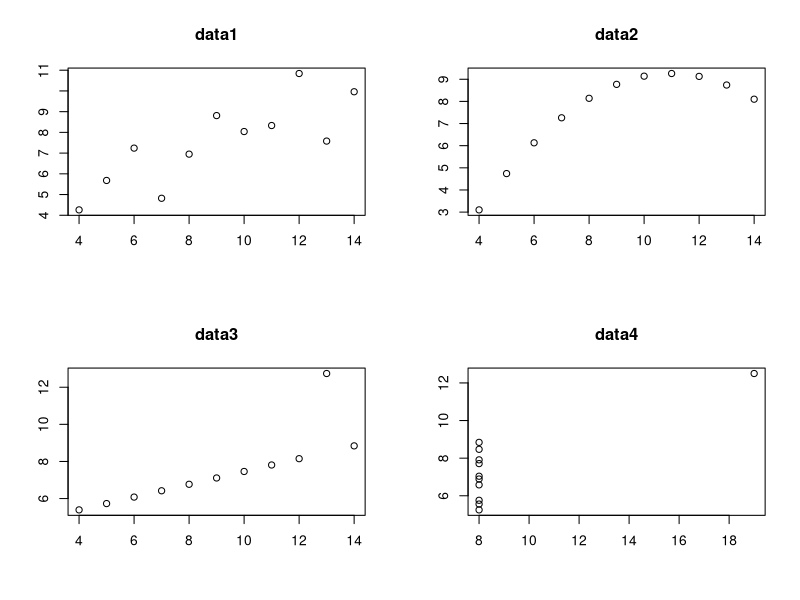
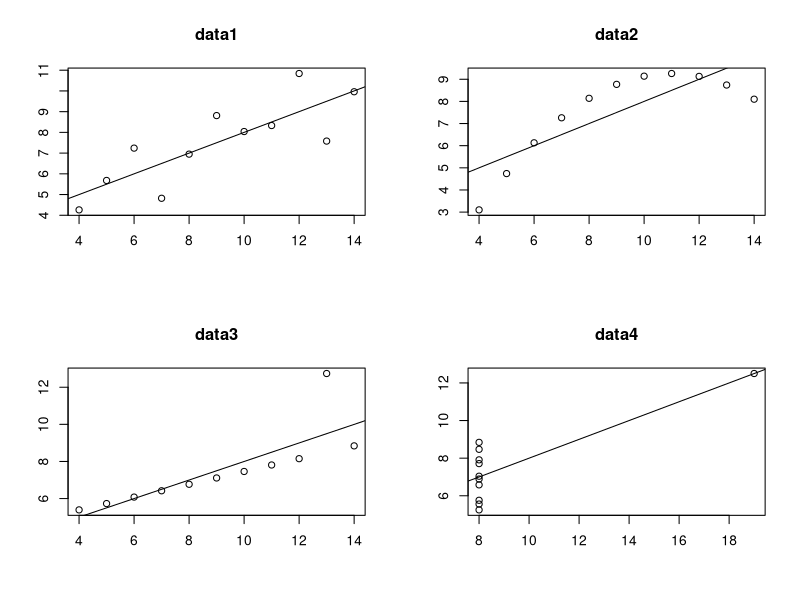
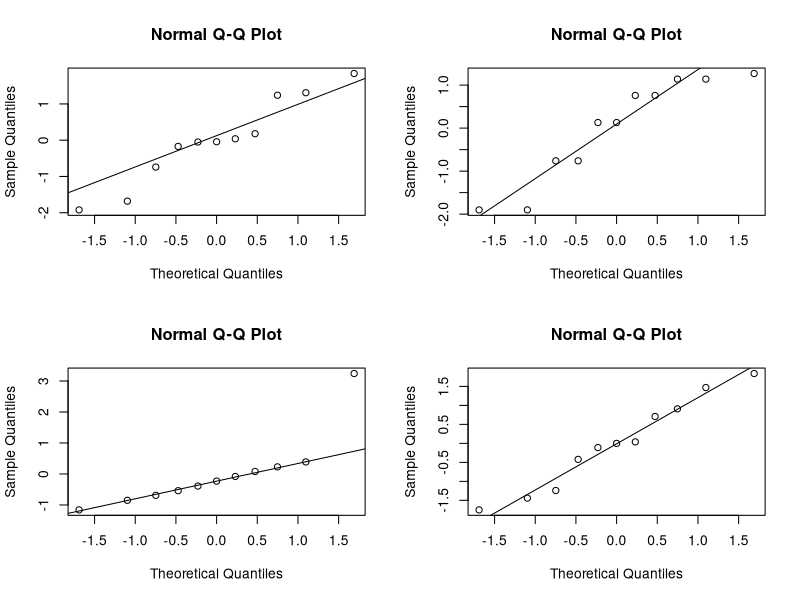
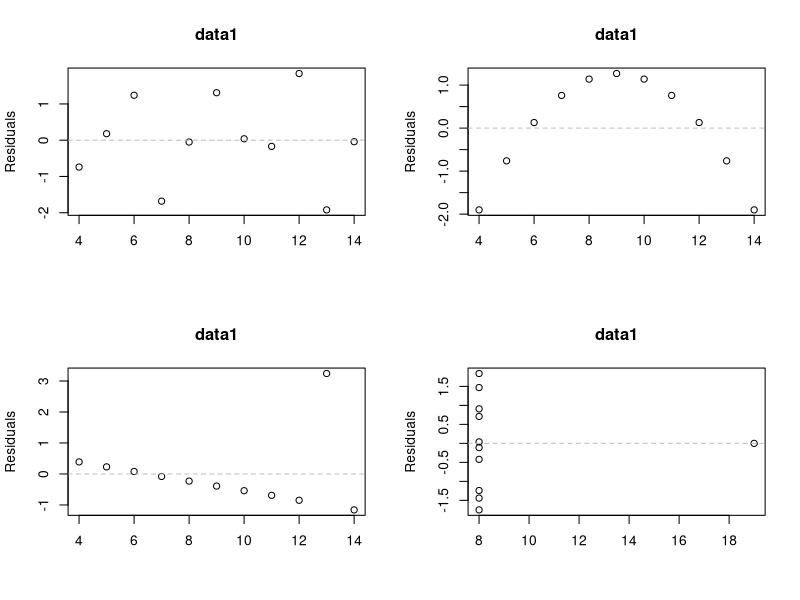

Write R code to recreate these figures, in order.
## ---- chunk 1
# Initial data
options(digits=2)
data1 <- data.frame(x=c(10,8,13,9,11,14,6,4,12,7,5),
                    y=c(8.04,6.95,7.58,8.81,8.33,9.96,7.24,4.26,10.84,4.82,5.68))
data2 <- data.frame(x=c(10,8,13,9,11,14,6,4,12,7,5),
                    y=c(9.14,8.14,8.74,8.77,9.26,8.1,6.13,3.1,9.13,7.26,4.74))
data3 <- data.frame(x=c(10,8,13,9,11,14,6,4,12,7,5),
                    y=c(7.46,6.77,12.74,7.11,7.81,8.84,6.08,5.39,8.15,6.42,5.73))
data4 <- data.frame(x=c(8,8,8,8,8,8,8,19,8,8,8),
                    y=c(6.58,5.76,7.71,8.84,8.47,7.04,5.25,12.5,5.56,7.91,6.89))

# Create data frame to hold results
stat <- data.frame(Object=c("data1", "data2", "data3", "data4"),
                   Mean_X=c(0, 0, 0, 0), Mean_Y=c(0, 0, 0, 0),
                   Median_X=c(0, 0, 0, 0), Median_Y=c(0, 0, 0, 0),
                   SD_X=c(0, 0, 0, 0), SD_Y=c(0, 0, 0, 0), 
                   Correlation=c(0, 0, 0, 0))

# Calculate means
stat$Mean_X[1] <- mean(data1$x)
stat$Mean_X[2] <- mean(data2$x)
stat$Mean_X[3] <- mean(data3$x)
stat$Mean_X[4] <- mean(data4$x)
stat$Mean_Y[1] <- mean(data1$y)
stat$Mean_Y[2] <- mean(data2$y)
stat$Mean_Y[3] <- mean(data3$y)
stat$Mean_Y[4] <- mean(data4$y)

# Calculate medians
stat$Median_X[1] <- median(data1$x)
stat$Median_X[2] <- median(data2$x)
stat$Median_X[3] <- median(data3$x)
stat$Median_X[4] <- median(data4$x)
stat$Median_Y[1] <- median(data1$y)
stat$Median_Y[2] <- median(data2$y)
stat$Median_Y[3] <- median(data3$y)
stat$Median_Y[4] <- median(data4$y)

# Calculate standard deviations
stat$SD_X[1] <- sd(data1$x)
stat$SD_X[2] <- sd(data2$x)
stat$SD_X[3] <- sd(data3$x)
stat$SD_X[4] <- sd(data4$x)
stat$SD_Y[1] <- sd(data1$y)
stat$SD_Y[2] <- sd(data2$y)
stat$SD_Y[3] <- sd(data3$y)
stat$SD_Y[4] <- sd(data4$y)
## ---- chunk 2
knitr::kable(stat[, 1:7])
## ---- chunk 3
# Calculate correlation
stat$Correlation[1] <- sum((data1$x - stat$Mean_X[1]) * (data1$y - stat$Mean_Y[1])) / 
  sqrt(sum((data1$x - stat$Mean_X[1])^2) * sum((data1$y - stat$Mean_Y[1])^2))
stat$Correlation[2] <- sum((data2$x - stat$Mean_X[2]) * (data2$y - stat$Mean_Y[2])) / 
  sqrt(sum((data2$x - stat$Mean_X[2])^2) * sum((data2$y - stat$Mean_Y[2])^2))
stat$Correlation[3] <- sum((data3$x - stat$Mean_X[3]) * (data3$y - stat$Mean_Y[3])) / 
  sqrt(sum((data3$x - stat$Mean_X[3])^2) * sum((data3$y - stat$Mean_Y[3])^2))
stat$Correlation[4] <- sum((data4$x - stat$Mean_X[4]) * (data4$y - stat$Mean_Y[4])) / 
  sqrt(sum((data4$x - stat$Mean_X[4])^2) * sum((data4$y - stat$Mean_Y[4])^2))

# Alternatively, this could've been computated as 
# cor(data1$x, data1$y)
## ---- chunk 4
knitr::kable(stat[, c(1, 8)])
## ---- chunk 5
par(mfrow=c(2,2))
plot(data1$x, data1$y, xlab = "", ylab = "", main = "data1")
plot(data2$x, data2$y, xlab = "", ylab = "", main = "data2")
plot(data3$x, data3$y, xlab = "", ylab = "", main = "data3")
plot(data4$x, data4$y, xlab = "", ylab = "", main = "data4")
## ---- chunk 6
# Build linear regression model for each data set
l1 <- lm(y ~ x, data = data1)
l2 <- lm(y ~ x, data = data2)
l3 <- lm(y ~ x, data = data3)
l4 <- lm(y ~ x, data = data4)

coefficients <- rbind(l1$coefficients, l2$coefficients, 
                      l3$coefficients, l4$coefficients)
rownames(coefficients) <- c("data1", "data2", "data3", "data4")

coefficients
## ---- chunk 7
par(mfrow=c(2,2))
plot(data1$x, data1$y, xlab = "", ylab = "", main = "data1")
abline(l1)
plot(data2$x, data2$y, xlab = "", ylab = "", main = "data2")
abline(l2)
plot(data3$x, data3$y, xlab = "", ylab = "", main = "data3")
abline(l3)
plot(data4$x, data4$y, xlab = "", ylab = "", main = "data4")
abline(l4)
## ---- chunk 8
par(mfrow=c(2,2))
qqnorm(l1$residuals)
qqline(l1$residuals)
qqnorm(l2$residuals)
qqline(l2$residuals)
qqnorm(l3$residuals)
qqline(l3$residuals)
qqnorm(l4$residuals)
qqline(l4$residuals)
## ---- chunk 9
par(mfrow=c(2,2))
plot(data1$x, l1$residuals, xlab = "", ylab = "Residuals", main = "data1")
abline(h=0,lty=2,col="grey")
plot(data2$x, l2$residuals, xlab = "", ylab = "Residuals", main = "data1")
abline(h=0,lty=2,col="grey")
plot(data3$x, l3$residuals, xlab = "", ylab = "Residuals", main = "data1")
abline(h=0,lty=2,col="grey")
plot(data4$x, l4$residuals, xlab = "", ylab = "Residuals", main = "data1")
abline(h=0,lty=2,col="grey")
